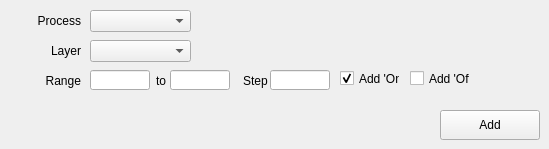
    <widget class="QWidget" name="tab_5">
     <attribute name="title">
      <string>Connection Damage</string>
     </attribute>
     <widget class="QCheckBox" name="connectionDamageSDOff_CheckBox">
      <property name="geometry">
       <rect>
        <x>410</x>
        <y>70</y>
        <width>60</width>
        <height>17</height>
       </rect>
      </property>
      <property name="text">
       <string>Add 'Off'</string>
      </property>
     </widget>
     <widget class="QLabel" name="label_15">
      <property name="geometry">
       <rect>
        <x>153</x>
        <y>70</y>
        <width>16</width>
        <height>21</height>
       </rect>
      </property>
      <property name="text">
       <string>to</string>
      </property>
      <property name="alignment">
       <set>Qt::AlignCenter</set>
      </property>
     </widget>
     <widget class="QLineEdit" name="connectionDamageSDStep_LineEdit">
      <property name="geometry">
       <rect>
        <x>270</x>
        <y>70</y>
        <width>60</width>
        <height>20</height>
       </rect>
      </property>
      <property name="alignment">
       <set>Qt::AlignRight|Qt::AlignTrailing|Qt::AlignVCenter</set>
      </property>
     </widget>
     <widget class="QCheckBox" name="connectionDamageSDOn_CheckBox">
      <property name="geometry">
       <rect>
        <x>340</x>
        <y>70</y>
        <width>60</width>
        <height>17</height>
       </rect>
      </property>
      <property name="text">
       <string>Add 'On'</string>
      </property>
      <property name="checked">
       <bool>true</bool>
      </property>
     </widget>
     <widget class="QPushButton" name="connectionDamageSDAdd_Button">
      <property name="geometry">
       <rect>
        <x>440</x>
        <y>110</y>
        <width>100</width>
        <height>30</height>
       </rect>
      </property>
      <property name="text">
       <string>Add</string>
      </property>
     </widget>
     <widget class="QLineEdit" name="connectionDamageSDFrom_LineEdit">
      <property name="geometry">
       <rect>
        <x>90</x>
        <y>70</y>
        <width>60</width>
        <height>20</height>
       </rect>
      </property>
      <property name="alignment">
       <set>Qt::AlignRight|Qt::AlignTrailing|Qt::AlignVCenter</set>
      </property>
     </widget>
     <widget class="QLabel" name="label_16">
      <property name="geometry">
       <rect>
        <x>240</x>
        <y>70</y>
        <width>31</width>
        <height>21</height>
       </rect>
      </property>
      <property name="text">
       <string>Step</string>
      </property>
      <property name="alignment">
       <set>Qt::AlignCenter</set>
      </property>
     </widget>
     <widget class="QComboBox" name="connectionDamageSDProcess_ComboBox">
      <property name="geometry">
       <rect>
        <x>90</x>
        <y>10</y>
        <width>101</width>
        <height>22</height>
       </rect>
      </property>
     </widget>
     <widget class="QLineEdit" name="connectionDamageSDTo_LineEdit">
      <property name="geometry">
       <rect>
        <x>170</x>
        <y>70</y>
        <width>60</width>
        <height>20</height>
       </rect>
      </property>
      <property name="alignment">
       <set>Qt::AlignRight|Qt::AlignTrailing|Qt::AlignVCenter</set>
      </property>
     </widget>
     <widget class="QComboBox" name="connectionDamageSDConnection_ComboBox">
      <property name="geometry">
       <rect>
        <x>90</x>
        <y>40</y>
        <width>101</width>
        <height>22</height>
       </rect>
      </property>
     </widget>
     <widget class="QLabel" name="layerSize_Label_7">
      <property name="geometry">
       <rect>
        <x>10</x>
        <y>70</y>
        <width>71</width>
        <height>21</height>
       </rect>
      </property>
      <property name="text">
       <string>Range</string>
      </property>
      <property name="alignment">
       <set>Qt::AlignRight|Qt::AlignTrailing|Qt::AlignVCenter</set>
      </property>
     </widget>
     <widget class="QLabel" name="layerSize_Label_8">
      <property name="geometry">
       <rect>
        <x>10</x>
        <y>40</y>
        <width>71</width>
        <height>21</height>
       </rect>
      </property>
      <property name="text">
       <string>Layer</string>
      </property>
      <property name="alignment">
       <set>Qt::AlignRight|Qt::AlignTrailing|Qt::AlignVCenter</set>
      </property>
     </widget>
     <widget class="QLabel" name="layerSize_Label_9">
      <property name="geometry">
       <rect>
        <x>10</x>
        <y>10</y>
        <width>71</width>
        <height>21</height>
       </rect>
      </property>
      <property name="text">
       <string>Process</string>
      </property>
      <property name="alignment">
       <set>Qt::AlignRight|Qt::AlignTrailing|Qt::AlignVCenter</set>
      </property>
     </widget>
    </widget>
